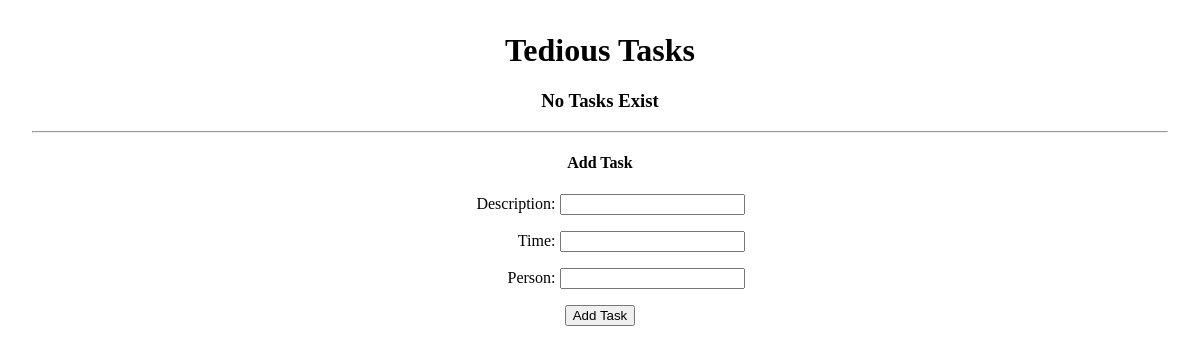
The app's page /, older data.
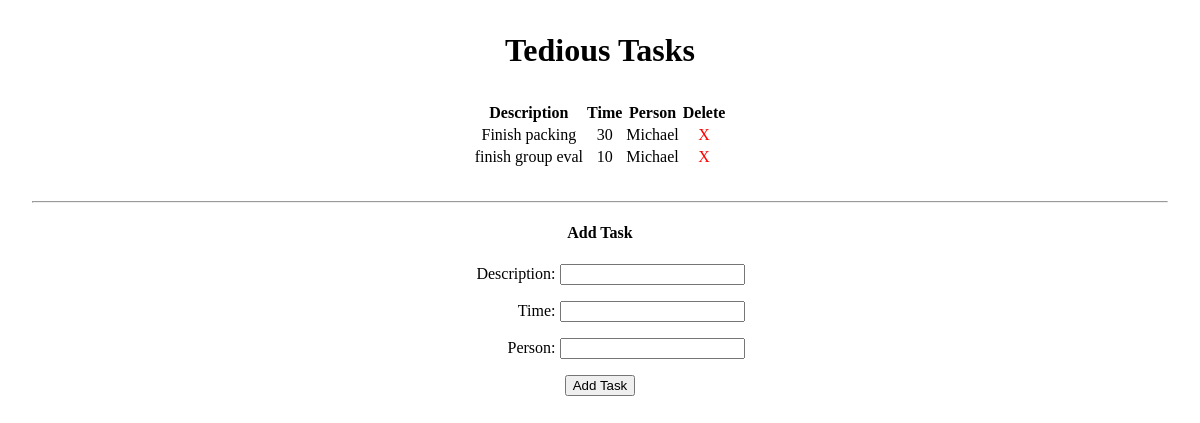
The same page, newer data.
### main_app/models.py (models this page shows)
class Task(models.Model):
    description = models.CharField(max_length=100)
    time = models.IntegerField(default=None)
    person = models.CharField(max_length=100)

### main_app/views.py (the view)
# urls.py: path('', views.index, name='index'),
def index(request):
    task_list = Task.objects.all()
    task_form = TaskForm()
    print(task_list)
    print(task_form)
    return render(request, 'index.html', {'task_list': task_list, 'task_form': task_form})

### main_app/forms.py
class TaskForm(ModelForm):
  class Meta:
    model = Task
    fields = ['description', 'time', 'person']

### main_app/templates/index.html (shortened to what this page needs)
{% extends 'base.html' %}
{% block content %}
<h1>Tedious Tasks</h1>
    {% if task_list|length == 0 %}
        <h3>No Tasks Exist</h3>
        <hr>
        <h4>Add Task</h4>
        <form class="pure-form" action="{% url 'add_task' %}" method="post">
            {{ task_form.as_p }}
            <input type="submit" class="pure-btn" value="Add Task">
        </form>
    {% else %}
        <table class="pure-table" class="pure-table-striped">
            <thead>
                <tr>
                    <th>Description</th>
                    <th>Time</th>
                    <th>Person</th>
                    <th>Delete</th>
                </tr>
            </thead>
            <tbody>
                {% for task in task_list %}
                <tr>
                    <td>{{ task.description }}</td>
                    <td>{{ task.time }}</td>
                    <td>{{ task.person }}</td>
                    <td><a href="{% url 'task_delete' task.id %}">X</a></td>
                </tr>
                {% endfor %}
            </tbody>
        </table>
        <hr>
        <h4>Add Task</h4>
        <form class="pure-form" action="{% url 'add_task' %}" method="post">
            {{ task_form.as_p }}
            <input type="submit" class="pure-btn" value="Add Task">
        </form>
    {% endif %}
{% endblock %}

### main_app/templates/base.html (shortened to what this page needs)
{% load static %}
<!DOCTYPE html>
<html lang="en">
<head>
    <link rel="stylesheet" href="https://unpkg.com/purecss@1.0.0/build/pure-min.css">
    <link rel="stylesheet" type="text/css" href="{% static 'css/style.css' %}">
</head>
<body>
    {% block content %}
    {% endblock %}
</body>
</html>

### main_app/static/css/style.css (style rules this page uses)
body { text-align: center; margin: 2rem; }
label { display: inline-block; width: 100px; text-align: right; }
table { margin: 2rem auto; }
table a { color: red; text-decoration: none; }

Row changes from the older to the newer data that the page shows:
added Task: description "Finish packing", time "30", person "Michael"
added Task: description "finish group eval", time "10", person "Michael"
Text that changed along with them:
form field value: (not shown) → "Add Task"
form field value: "Add Task" → (not shown)
text no longer shown: "No Tasks Exist"
text now shown: "Description Time Person Delete"
